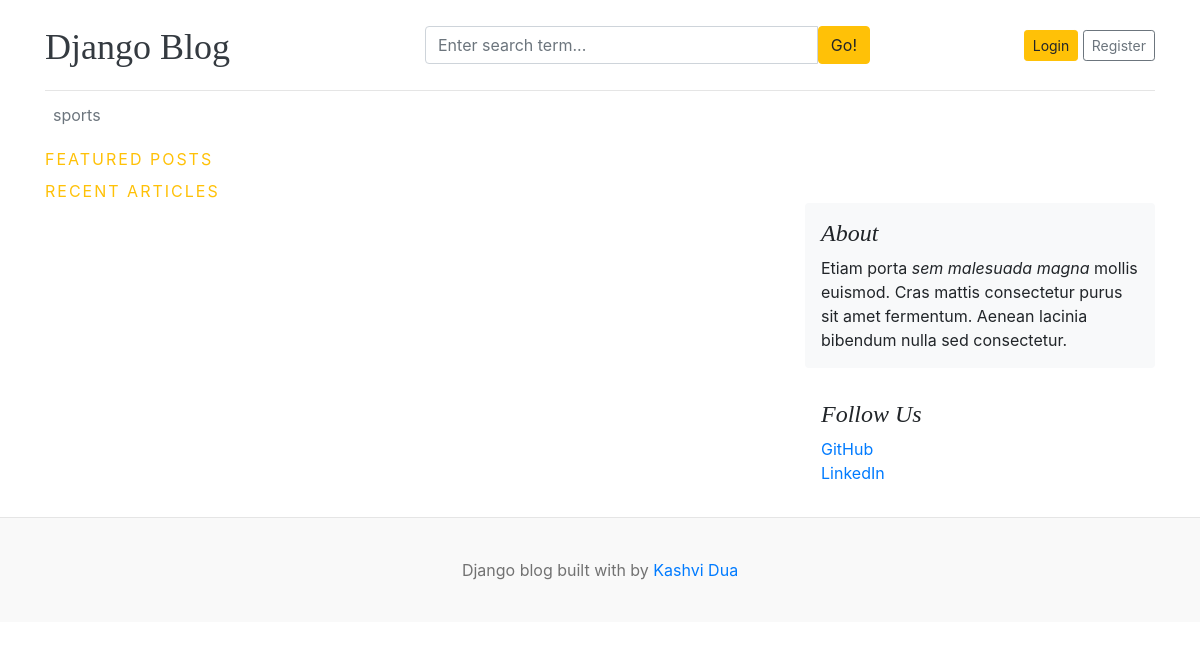
The app's page /, older data.
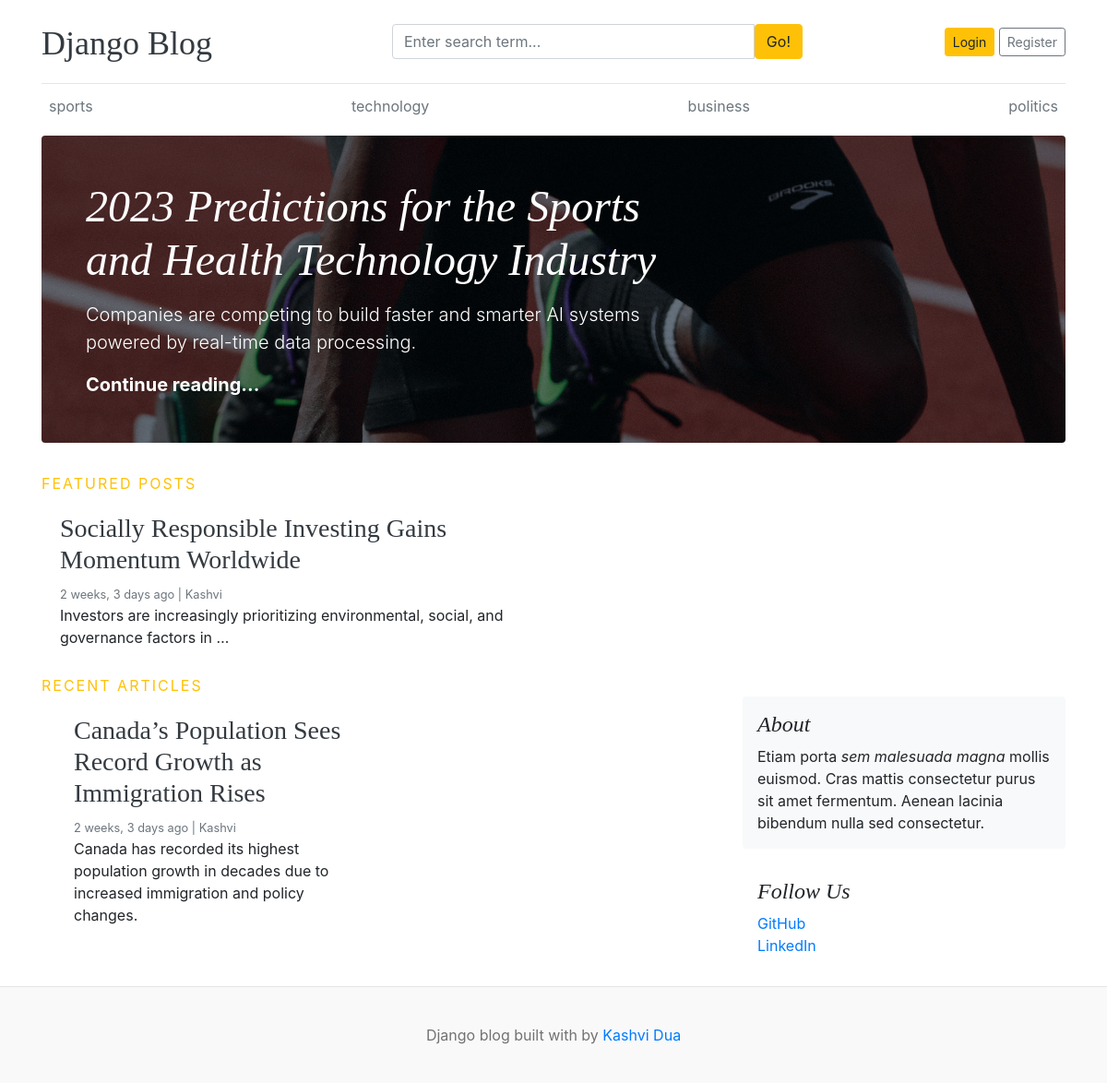
The same page, newer data.
### blogs/models.py (models this page shows, shortened)
class category(models.Model):
    category_name= models.CharField(max_length=50,unique=True)
    created_at= models.DateTimeField(auto_now_add=True)
    updated_at=models.DateTimeField(auto_now=True)

class Blog(models.Model):
    title=models.CharField(max_length=100)
    slug=models.SlugField(max_length=150,unique=True)
    Category=models.ForeignKey(category,on_delete=models.CASCADE)
    author=models.ForeignKey(User,on_delete=models.CASCADE)
    featured_image = models.ImageField(
        upload_to='uploads/%Y/%m/%d',
        blank=True,
        null=True
    )
    short_description = models.TextField(max_length=500)
    blog_body = models.TextField(max_length=2000)
    status = models.IntegerField(
        choices=STATUS_CHOICES,
        default=0
    )
    is_featured = models.BooleanField(default=False)
    created_at = models.DateTimeField(auto_now_add=True)
    updated_at = models.DateTimeField(auto_now=True)

### blogs/views.py (the view)
# urls.py: 2. Add a URL to urlpatterns:  path('', views.home, name='home')
def home(request):
    categories= category.objects.all()
    featured_posts=Blog.objects.filter(is_featured=True,status='1')
    posts=Blog.objects.filter(is_featured=False,status='1')
    context = {
        'categories' : categories,
        "featured_posts": featured_posts,
        'posts':posts,
    }
    return render(request,'home.html',context)

### blogs/context_preprocessor.py (called while the page is built)
def get_category(request):
    categories= category.objects.all()
    return dict(categories=categories)

### templates/home.html
{% extends 'base.html' %}
{% block content %}
 {% for post in featured_posts %}
   {% if forloop.first %}
<div class="jumbotron p-3 p-md-5 text-white rounded bg-dark" style="background-image:url({{post.featured_image.url}});background-blend-mode: overlay;background-size:cover;">
    <div class="col-md-8 px-0">
      <h1 class="display-4 font-italic">{{post.title}}</h1>
      <p class="lead my-3">{{post.short_description}}</p>
      <p class="lead mb-0"><a href="{% url 'blogs' post.slug %}" class="text-white font-weight-bold">Continue reading...</a></p>
    </div>
  </div>
  {% endif %}
{% endfor %}
 <div class="text-uppercase text-warning" style="letter-spacing: 2px;">FEATURED POSTS</div>
  <div class="row mb-2">
    {% for post in featured_posts %}
    {% if not forloop.first %}
    <div class="col-md-6">
      <div class="card border-0" >
        <div class="card-body">
          <h3><a href="{% url 'blogs' post.slug %}" class="text-dark">{{post.title}}</a></h3>
          <small class="mb-1 text-muted">{{post.created_at | timesince}} ago | {{post.author}}</small>
          <p class="card-text">{{post.short_description | truncatewords:10}}</p>
        </div>
      </div>
    </div>
    {% endif %}
    {%endfor%}
  </div>
<div class="text-uppercase text-warning" style="letter-spacing: 2px;">recent Articles</div>
  <main role="main" class="container p-0">
    <div class="row">
      <div class="col-md-8 blog-main">
{% for post in posts %}
    <div class="col-md-6">
      <div class="card border-0" >
        <div class="card-body">
         <h3><a href="{% url 'blogs' post.slug %}" class="text-dark">{{post.title}}</a></h3>
          <small class="mb-1 text-muted">{{post.created_at | timesince}} ago | {{post.author}}</small>
          <p class="card-text">{{post.short_description}}</p>
        </div>
      </div>
    </div>
    {%endfor%}
      </div>
      <aside class="col-md-4 blog-sidebar">
        <div class="p-3 mb-3 bg-light rounded">
          <h4 class="font-italic">About</h4>
          <p class="mb-0">Etiam porta <em>sem malesuada magna</em> mollis euismod. Cras mattis consectetur purus sit amet fermentum. Aenean lacinia bibendum nulla sed consectetur.</p>
        </div>
        <div class="p-3">
          <h4 class="font-italic">Follow Us</h4>
          <ol class="list-unstyled">
            <li><a href="#">GitHub</a></li>
            <li><a href="#">LinkedIn</a></li>
          </ol>
        </div>
      </aside>
    </div>
  </main>
</div>
{% endblock %}

### templates/base.html (shortened to what this page needs)
{% load static %}
<!DOCTYPE html>
<html lang="en">
<head>
    <link href="https://getbootstrap.com/docs/4.0/dist/css/bootstrap.min.css" rel="stylesheet">
    <link href="{%static 'css/blog.css' %}" rel="stylesheet">
    <link
  rel="stylesheet"
  href="https://cdnjs.cloudflare.com/ajax/libs/font-awesome/5.15.4/css/all.min.css"
/>
  </head>
<body>
    <div class="container">
      <header class="blog-header py-3">
        <div class="row flex-nowrap justify-content-between align-items-center">
          <div class="col-4 pt-1">
            <a class="blog-header-logo text-dark" href="/">Django Blog</a>
          </div>
          <div class="col-5">
    <form action="{% url 'search' %}" method="get">
        <div class="input-group">
            <input
                class="form-control"
                type="text"
                name="keyword"
                value="{{ keyword }}"
                placeholder="Enter search term..."
                aria-label="Enter search term..."
            />
            <button class="btn btn-warning" type="submit" id="button-search">
                Go!
            </button>
        </div>
    </form>
</div>
          <div class="col-3 d-flex justify-content-end align-items-center">
            {% if not user.is_authenticated %}
            <a class="btn btn-sm btn-warning" href="{% url 'login' %}">Login</a> &nbsp;
            <a class="btn btn-sm btn-outline-secondary" href="register">Register</a>
            {% else %}
            <span><a href="{% url 'dashboard' %}">Dashboard</a></span>
            &emsp;
            <span><a href="{% url 'logout' %}">Logout</a></span>
            {% endif %}
          </div>
        </div>
      </header>
      <div class="nav-scroller py-1 mb-2">
        <nav class="nav d-flex justify-content-between">
          {% for cat in categories %}
          <a class="p-2 text-muted" href="{% url 'postsbycategory' cat.id %}">{{ cat.category_name}}</a>
          {% endfor %}
        </nav>
      </div>
{% block content %}
{% endblock %}
<footer class="blog-footer">
  <p>Django blog built with   by <a href="#">Kashvi Dua</a></p>
</footer>
</body>
</html>

Row changes from the older to the newer data that the page shows:
added category: category_name "technology"
added category: category_name "business"
added category: category_name "politics"
added Blog: featured_image (picture), title "2023 Predictions for the Sports and Health Technology Industry", short_description "Companies are competing to build faster and smarter AI systems powered by real-time data processing."
added Blog: title "Socially Responsible Investing Gains Momentum Worldwide", created_at "2 weeks, 3 days", author "Kashvi", short_description "Investors are increasingly prioritizing environmental, social, and governance factors in …"
added Blog: title "Canada’s Population Sees Record Growth as Immigration Rises", created_at "2 weeks, 3 days", author "Kashvi", short_description "Canada has recorded its highest population growth in decades due to increased immigration and policy changes."
